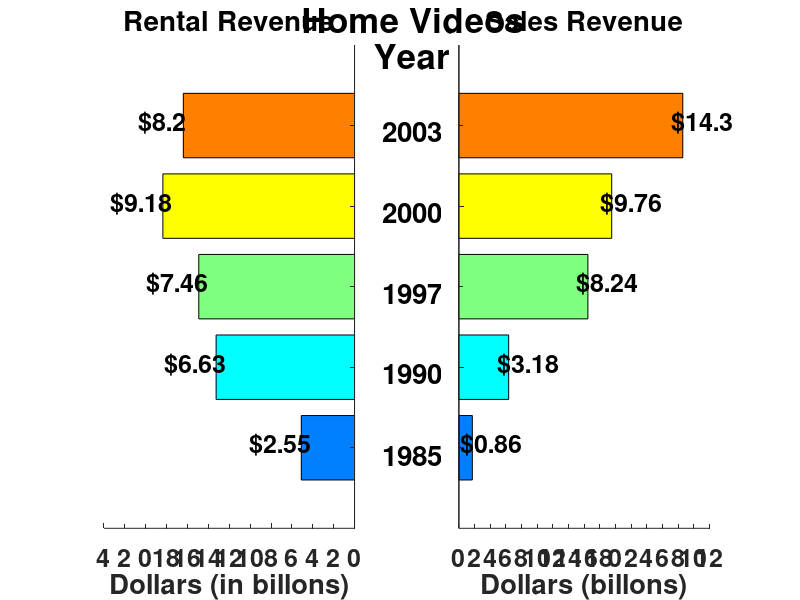

MATLAB code to generate this figure:
%xaxislocation & yaxislocation charts 
%and reverse both x and y axis in Octave
close all; clear all; clc;
figure("name",upper('Two Horizontal Bars Back to Back Chart'), ...
 "position",[1 21 1366 670])
fs=20; fs3=18; fs2=25;
%%%%%%%%%%%%%%%%%
ha1=annotation ("textbox", [0.1 0 0.832 0.99], "string", ...
             {'Home Videos'}, ...
             "fontsize", fs2, 'fontweight','bold',"edgecolor", [1 1 1], ...
             "fitboxtotext", "off", "verticalalignment", "top", ...
             "horizontalalignment", "center",'linestyle','none','linewidth',0.1);
ha1=annotation ("textbox", [0.1 0 0.83 0.93], "string", ...
             {'Year'}, ...
             "fontsize", fs2, 'fontweight','bold',"edgecolor", [1 1 1], ...
             "fitboxtotext", "off", "verticalalignment", "top", ...
             "horizontalalignment", "center",'linestyle','none','linewidth',0.1);             
%%%%%%%%%%%%%%%%%
subplot(1,2,1)
data=[2.55 6.63 7.46 9.18 8.20];
hb= barh(1:length(data),diag(data),"stacked");
xlabel('Dollars (in billons)',...
 'fontsize',fs,'fontweight','bold')
ncolor=length(data);
opc=randi([1 18]);
%opc=8;
switch(mod(opc,18))
case 1
Mcolor=jet(ncolor);
case 2
Mcolor=cubehelix(ncolor);
case 3
Mcolor=hsv(ncolor);
case 4
Mcolor=rainbow(ncolor);
case 5
Mcolor=hot(ncolor);
case 6
Mcolor=cool(ncolor);
case 7
Mcolor=spring(ncolor);
case 8
Mcolor=summer(ncolor);
case 9
Mcolor=autumn(ncolor);
case 10
Mcolor=winter(ncolor);
case 11
Mcolor=gray(ncolor);
case 12
Mcolor=bone(ncolor);
case 13
Mcolor=copper(ncolor);
case 14
Mcolor=pink(ncolor);
case 15
Mcolor=ocean(ncolor);
case 16
Mcolor=flag(ncolor);
case 17
Mcolor=lines(ncolor);
case 0
Mcolor=prism(ncolor);
otherwise
endswitch
for i=1:length(data)
set(hb(i),"facecolor",Mcolor(i,:))
endfor
%%%%%%%%%%%%%%%%%%%%%%%%%%%%
set(gca,'YTick',1:1:length(data))
set(gca,'XTick',0:1:12)
axis([0 12 0 length(data)+1])
%%%%%%%%%%%%%%%%%%%%%%%%%%%%%%%
% yticklabel
yl=0:2:18;
y2={};
for i=1:length(yl)
if yl(i)==0
y2(i)=strcat("",num2str("0"),"");
else
y2(i)=strcat("",num2str(yl(i)),"");
endif
endfor
Ly={};
set(gca,'xticklabel',y2,'yticklabel',Ly);
set(gca,"fontsize",fs3,"fontweight","bold")
set(gca,"xminortick","off","xgrid","on", ... 
"ygrid","off","gridalpha",0,'gridcolor',[0 0 0]);
set(gca,"xaxislocation","bottom");
set(gca,"yaxislocation","right");
title("Rental Revenue",'fontsize',fs);
set(gca(),"xdir","reverse")
box off;
%%%%%%%%%%%%%%%%%%%%%%%%%%%%
% data arriba de las barras
for i=1:length(data)
ht=text(data(i)+1,i-0.10,strcat("$",num2str(data(i)),""));
set(ht,'fontsize',fs3,'fontweight','bold', ...
'verticalalignment','bottom', ...
'horizontalalignment','center')
endfor
%set(gca(),"ydir","reverse")
%%%%%%%%%%%%%%%%%%
subplot(1,2,2)
data=[0.86 3.18 8.24 9.76 14.30];
hb= barh(1:length(data),diag(data),"stacked");
xlabel('Dollars (billons)',...
 'fontsize',fs,'fontweight','bold')
for i=1:length(data)
set(hb(i),"facecolor",Mcolor(i,:))
endfor
set(gca,"xaxislocation","bottom");
set(gca,"yaxislocation","left");
title("Sales Revenue",'fontsize',fs);
%%%%%%%%%%%%%%%%%%%%%%%%%%%%
set(gca,'YTick',1:1:length(data))
set(gca,'XTick',0:1:16)
axis([0 16 0 length(data)+1])
%%%%%%%%%%%%%%%%%%%%%%%%%%%%%%%
% yticklabel
yl=0:2:18;
y2={};
for i=1:length(yl)
if yl(i)==0
y2(i)=strcat("",num2str("0"),"");
else
y2(i)=strcat("",num2str(yl(i)),"");
endif
endfor
Ly={};
set(gca,'xticklabel',y2,'yticklabel',Ly);
set(gca,"fontsize",fs3,"fontweight","bold")
set(gca,"xminortick","off","xgrid","on", ... 
"ygrid","off","gridalpha",0,'gridcolor',[0 0 0]);
box off;
%%%%%%%%%%%%%%%%%%%%%%%%%%%%
% data arriba de las barras
for i=1:length(data)
ht=text(data(i)+1.25,i-0.10,strcat("$",num2str(data(i)),""));
set(ht,'fontsize',fs3,'fontweight','bold', ...
'verticalalignment','bottom', ...
'horizontalalignment','center')
endfor
TexC=flip({'1985','1990','1997','2000','2003'});
%%%%%%%%%%%%%%%%%%%%%%%%%%%%%
for i=1:length(data)
ha1=annotation ("textbox", [0.1 0 0.83 0.8-(i-1)*0.135], "string", ...
             cellstr(TexC(:,i)), ...
             "fontsize", fs, 'fontweight','bold',"edgecolor", [1 1 1], ...
             "fitboxtotext", "off", "verticalalignment", "top", ...
             "horizontalalignment", "center",'linestyle','none','linewidth',0.1);
endfor
